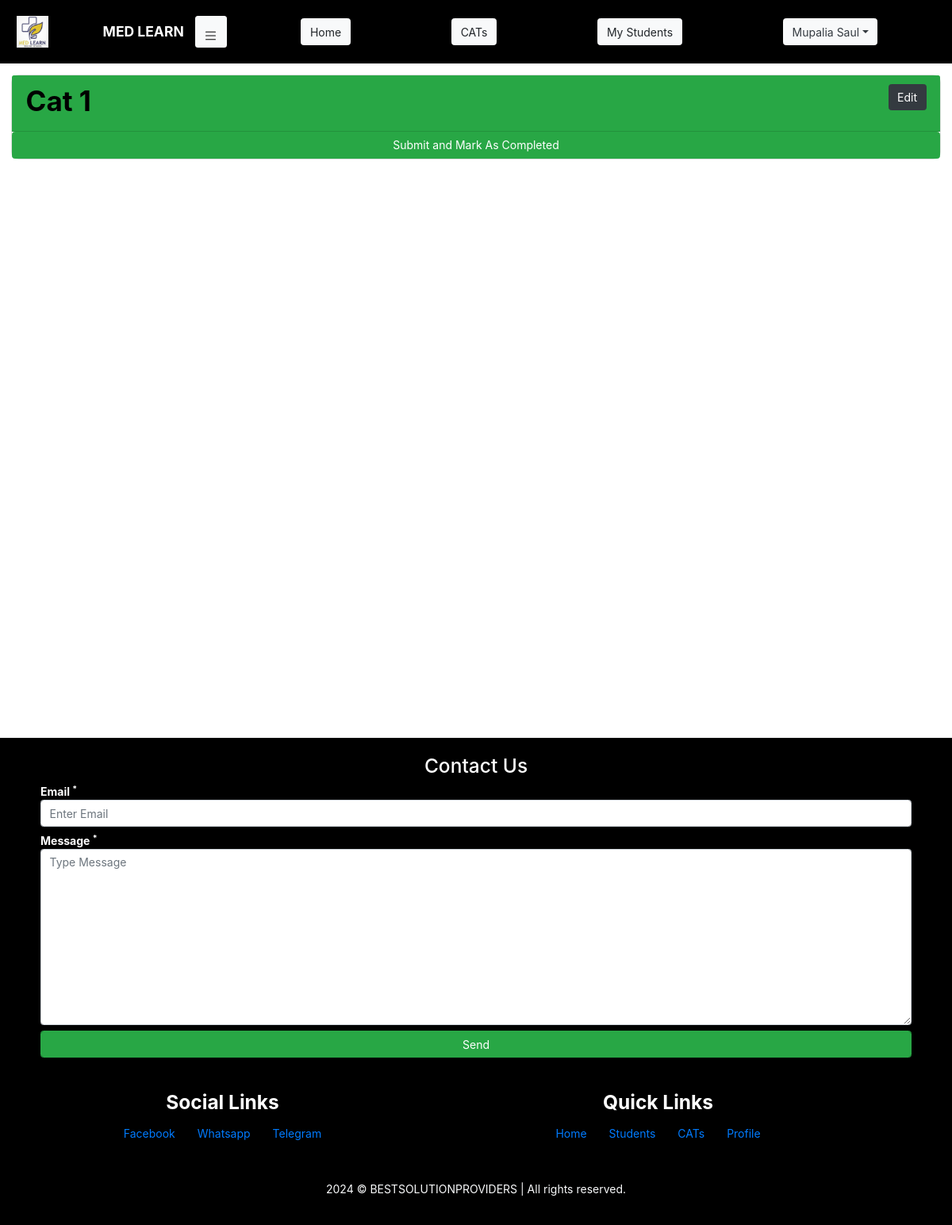
Screenshot of /Author/Cat/View/1 (signed in) with the database file from the repository.
### student/models.py (models this page shows, shortened)
class User(AbstractUser):
    phone = models.PositiveIntegerField(null=True, unique=True)
    registration_number = models.CharField(max_length=55, null=True, )
    are_you_a_student = models.BooleanField(default=True)
    updated = models.DateTimeField(auto_now=True, null=True)
    created = models.DateTimeField(auto_now_add=True, null=True)
    class Meta:
        ordering = ['-updated', '-created']

class Cat(models.Model):
    cat_id = models.CharField(max_length=100, null=True, unique=True)
    user = models.ForeignKey(User, null=True, on_delete=models.CASCADE)
    name = models.CharField(max_length=255, null=True, )
    start = models.DateTimeField(null=True)
    end = models.DateTimeField(null=True)
    is_published = models.BooleanField(default=False)
    updated = models.DateTimeField(auto_now=True, null=True)
    created = models.DateTimeField(auto_now_add=True, null=True)
    class Meta:
        ordering = ['-updated', '-created']

### author/views.py (the view)
# urls.py: path('Cat/View/<pk>', views.cat_view, name='cat-view-url'),
@login_required(login_url='home-url')
def cat_view(request, pk):
    user = User.objects.get(id=request.user.id)
    if not user.are_you_a_student:
        try:
            cat = Cat.objects.get(id=pk)
            questions = Question.objects.filter(cat=cat)
            answers = Answer.objects.all()
            user_responses = Response.objects.filter(
                user=request.user,
            )
            context = {
                'cat': cat,
                'questions': questions,
                'answers': answers,
                'responses': user_responses
            }
            return render(request, 'cat/cat_view.html', context)
        except Cat.DoesNotExist:
            messages.error(request, "Cat not available")
            return redirect('cat-home-url')
    else:
        messages.error(request, "Logged in as Student!")
        return redirect('student-dashboard-url')

### templates/cat/cat_view.html (shortened to what this page needs)
{% load static %}
<!DOCTYPE html>
<html lang="en">
<head>
    <link rel="stylesheet" href="{% static 'css/global.css' %}">
    <link rel="stylesheet" href="{% static 'css/exams.css' %}">
    <link rel="stylesheet" href="{% static 'bootstrap/css/bootstrap.css' %}">
</head>
<body>
{% include 'author/header.html' %}
<section class="cat-main p-3">
    <div class="card">
        <div class="card-header bg-success">
            <h1>
                {{ cat.name }}
                <a href="{% url 'cat-edit-url' cat.id %}"
                   class="float-right btn btn-dark text-white">Edit</a>
            </h1>
        </div>
        <button class="btn btn-success">Submit and Mark As Completed</button>
    </div>
</section>
{% include 'footer.html' %}
</body>
</html>

### templates/author/header.html (shortened to what this page needs)
{% load static %}
<link rel="stylesheet" href="{% static 'css/student-nav.css' %}">
{% if request.user.is_authenticated %}
<section id="header" class="header d-flex">
    <nav id="nav-horizontal" class="nav-horizontal pl-4 row">
        <div id="nav-horizontal-logo-brand-holder" class="logo-nav-brand-holder col-sm-12 col-md-3 d-flex ">
            <img class="logo" src="{% static 'images/logo.jpg' %}" alt="" sizes="" srcset="">
            <p class="navbar-brand flex-grow-1 pr-3">MED LEARN</p>
            <button id="nav-vertical-show-toggler" class="nav-toggler btn btn-light">
                <img class="w-100" src="{% static 'images/bar.svg' %}" alt="MENU">
            </button>
        </div>
        <div class="nav-items-horizontal col-sm-12 col-md-9 d-flex">
            <ul class="list-unstyled d-flex w-100">
                <li>
                    <a class="btn btn-light" href="{% url 'author-dashboard-url' %}">Home</a>
                </li>
                <li>
                    <a class="btn btn-light" href="{% url 'cat-home-url' %}">CATs</a>
                </li>
                <li>
                    <a class="btn btn-light" href="">My Students</a>
                </li>
                <li class=" dropdown">
                    <a class="dropdown-toggle btn btn-light text-dark" role="button" data-toggle="dropdown" aria-expanded="false">{{ request.user.last_name }} {{ request.user.first_name }}</a>
                </li>
            </ul>
        </div>
    </nav>
</section>
{% endif %}

### static/css/global.css (style rules this page uses)
* { margin: 0; padding: 0; font-style: normal; font-size: 14px; }

### static/css/exams.css (style rules this page uses)
.cat-main { height: 100vh; overflow: auto; }
.cat-main .card { width: 100%; background-color: white; color: black; border-radius: 10px; }
.cat-main .card .card-header h1 { font-weight: bolder; }

### static/css/student-nav.css (style rules this page uses)
.header { width: 100vw; background-color: black; }
.nav-toggler { width: 40px; height: 40px; margin: auto; border: none; display: flex; }
.nav-toggler img { width: 100%; height: 100%; margin: auto; }
.header .nav-horizontal { min-height: 10vh; width: 100vw; }
.header .nav-horizontal .logo-nav-brand-holder img { width: 40px; height: 40px; margin: auto; }
.header .nav-horizontal .logo-nav-brand-holder p { text-align: right; margin: auto; color: white; font-weight: bolder; border-right: 20px; }
.header .nav-horizontal .nav-items-horizontal ul { height: 100%; }
.header .nav-horizontal .nav-items-horizontal ul li { width: fit-content; margin: auto; text-align: right; }

### rows the page displays
User: user.last_name "Mupalia", user.first_name "Saul"
Cat: name "Cat 1"
